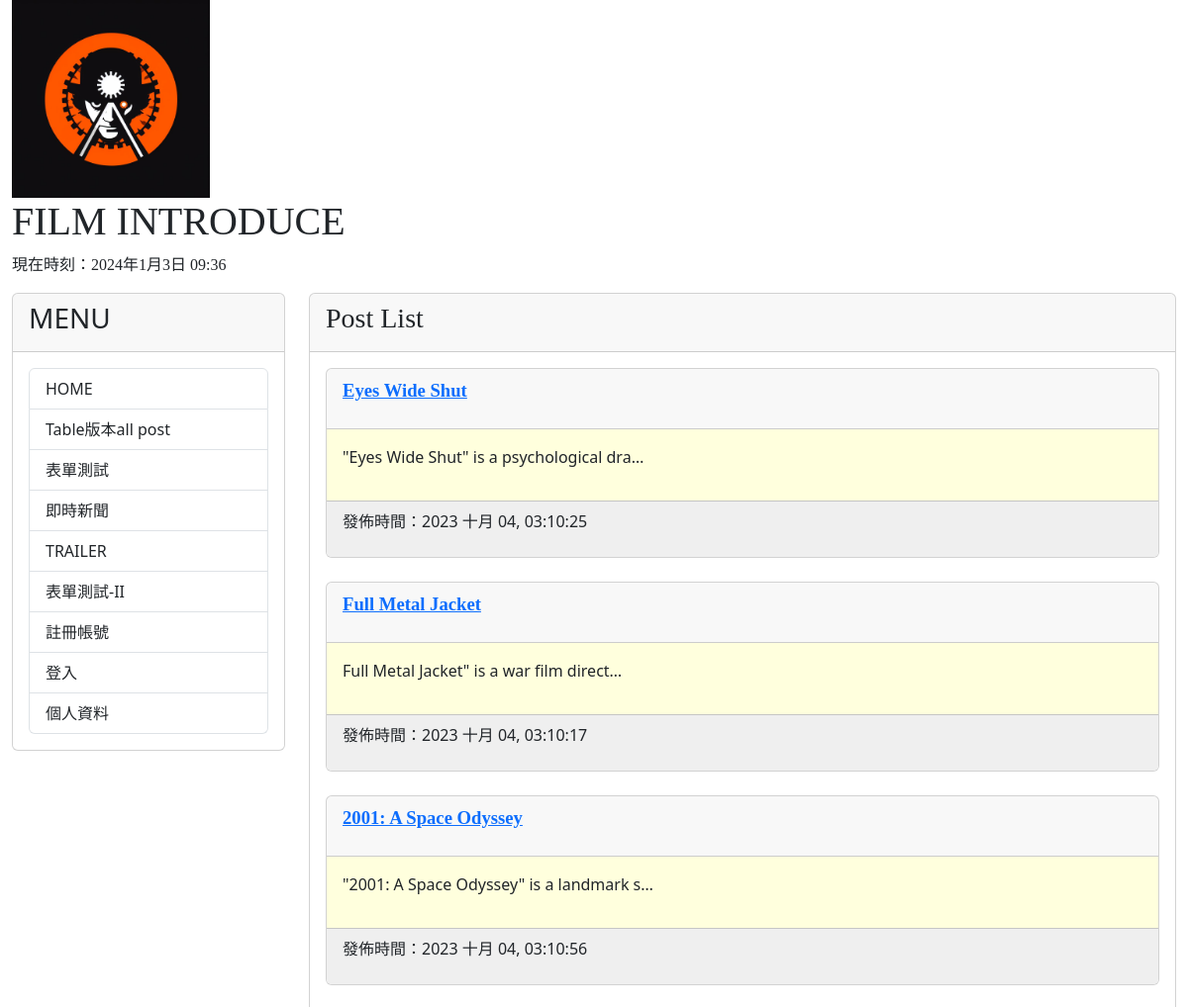
The app's page / (upper part), older data.
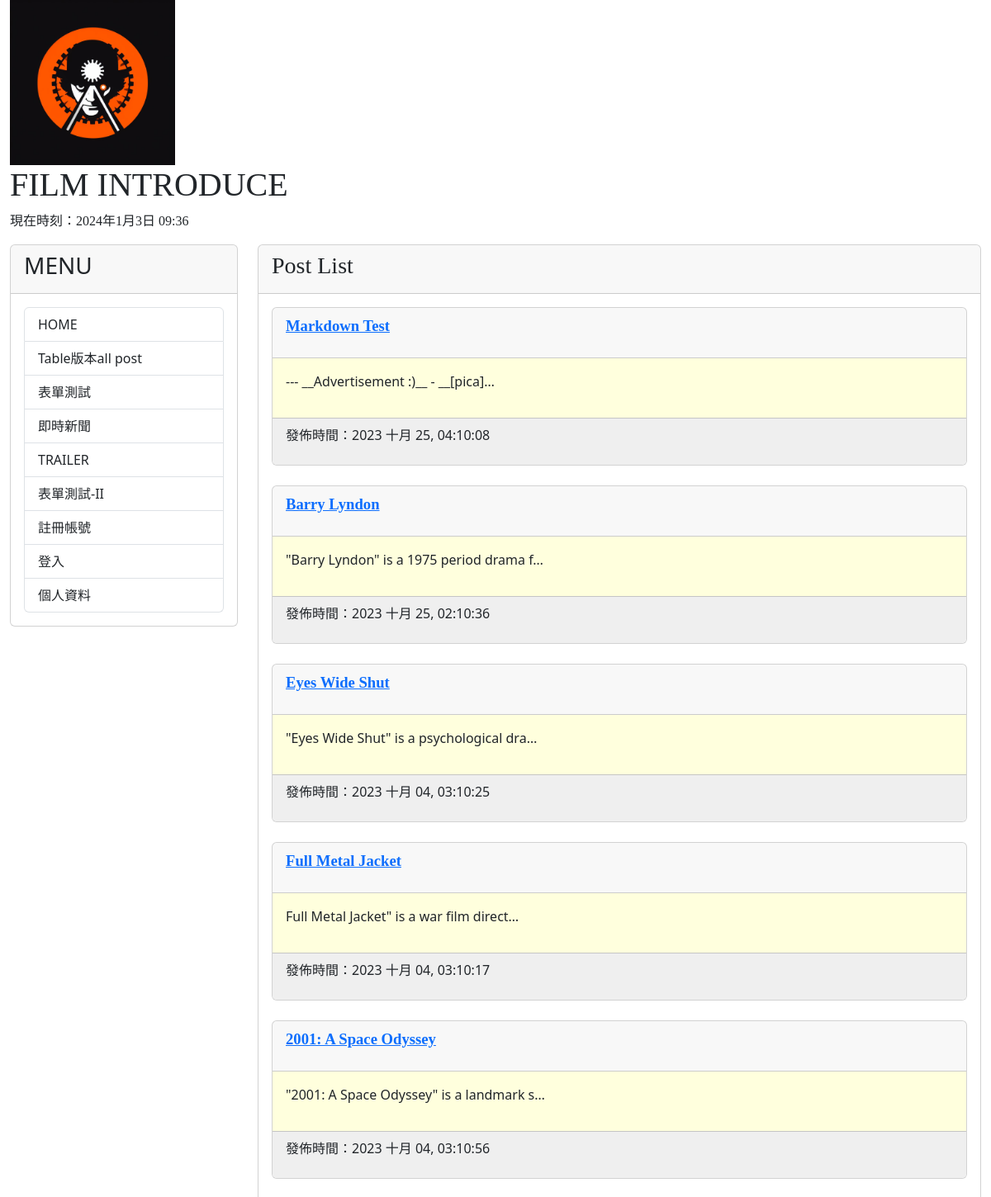
The same page, newer data.
### mysite/models.py (models this page shows, shortened)
class Post(models.Model):
    title = models.CharField(max_length = 200)
    slug = models.CharField(max_length = 200)
    body = models.TextField()
    category = models.TextField(null=True)
    pub_date = models.DateTimeField(auto_now_add=True)
    class Meta:
        ordering = ('-pub_date', )

### mysite/views.py (the view)
# urls.py: path('', mv.homepage, name="homepage"),
def homepage(request):
    posts = Post.objects.all()
    now = datetime.now()
    hour = now.timetuple().tm_hour
    years = range(1960,2024)
    print('request.user.is_authenticated')
    if request.user.is_authenticated:
        user_name = request.user.username
    else:
        user_name = '未登入'
    return render(request, 'index.html', locals())

### templates/index.html (shortened to what this page needs)
{% extends 'base2.html' %}
{% block headmessage%}
    <h3 style='font-family:Jost;'> Post List </a>
{%endblock%}
{%block content%}
{% for post in posts %}
<div class='card'>
    <div class='card-header'>
        <p style='font-family:微軟正黑體;font-size:14pt;font-weight:bold;'>
            <a href='/post/{{post.slug}}'>{{ post.title }}</a>
        </p>
    </div>
    <div class='card-body' style='background-color:#ffffdd'>
        <p>
           {{ post.body | truncatechars:40 }}
        </p>
    </div>
    <div class='card-footer'  style='background-color:#efefef'>
        <p>
            發佈時間：{{ post.pub_date | date:"Y M d, h:m:s"}}
        </p>
    </div>
</div>
<br>
{% endfor %}
{% endblock %}

### templates/base2.html (shortened to what this page needs)
<!DOCTYPE html>
<html>
    <head>
        <link href="https://cdn.jsdelivr.net/npm/bootstrap@5.3.2/dist/css/bootstrap.min.css" rel="stylesheet">
    </head>
    <body>
        <div class="container-fluid">
            {% include 'header.html' %}
            <div class="row">
                <div class="col-sm-3 col-md-3">
                    <div class="card">
                        <div class="card-header">
                            <h3>MENU</h3>
                        </div>
                        <div class="card-body">
                            <div class="list-group">
                                <a href="/" class="list-group-item">HOME</a>
                                <a href="{% url 'show-all-posts' %}" class="list-group-item">Table版本all post</a>
                                <a href="{% url 'post-new' %}" class="list-group-item">表單測試</a>
                                <a href="https://google.com/news" class="list-group-item">即時新聞</a>
                                <a href="https://www.youtube.com/watch?v=lTU4UIHw-x4&list=PL1NnhxXEQmJVi7AbJh4UTMiyzvwDiFO7a" class="list-group-item">TRAILER</a>
                                <a href="{% url 'test-new' %}" class="list-group-item">表單測試-II</a>
                                <a href="register/" class="list-group-item">註冊帳號</a>
                                <a href="{% url 'login' %}" class="list-group-item">登入</a>
                                <a href="/profile/"  class="list-group-item">個人資料</a>
                            </div>
                        </div>
                    </div>
                </div>
                <div class="col-sm-9 col-md-9">
                    <div class="card">
                        <div class="card-header">
                            {% block headmessage %}
                            {% endblock %}
                        </div>
                        <div class="card-body">
                            {% block content %} {% endblock %}
                        </div>
                    </div>
                </div>
            </div>
        </div>
    </body>
</html>

### templates/header.html
{% block footer %}
{% load static %}
<div class='well'>
    <img src="{% static "images/LOGO.jfif" %}" width="200" height="200">
</div>
<h1 style="font-family: Jost;">FILM INTRODUCE</h1>
    {% if now %}
    <p style='font-family:微軟正黑體;'>現在時刻：{{ now }}</p>
    {% else %}
    <p style='font-family:微軟正黑體;'>Film Introduce...</p>
    {% endif %}
{% endblock %}

Row changes from the older to the newer data that the page shows:
added Post: title "Markdown Test", body "--- __Advertisement :)__ - __[pica]…", pub_date "2023 十月 25, 04:10:08"
added Post: title "Barry Lyndon", body "\"Barry Lyndon\" is a 1975 period drama f…", pub_date "2023 十月 25, 02:10:36"
